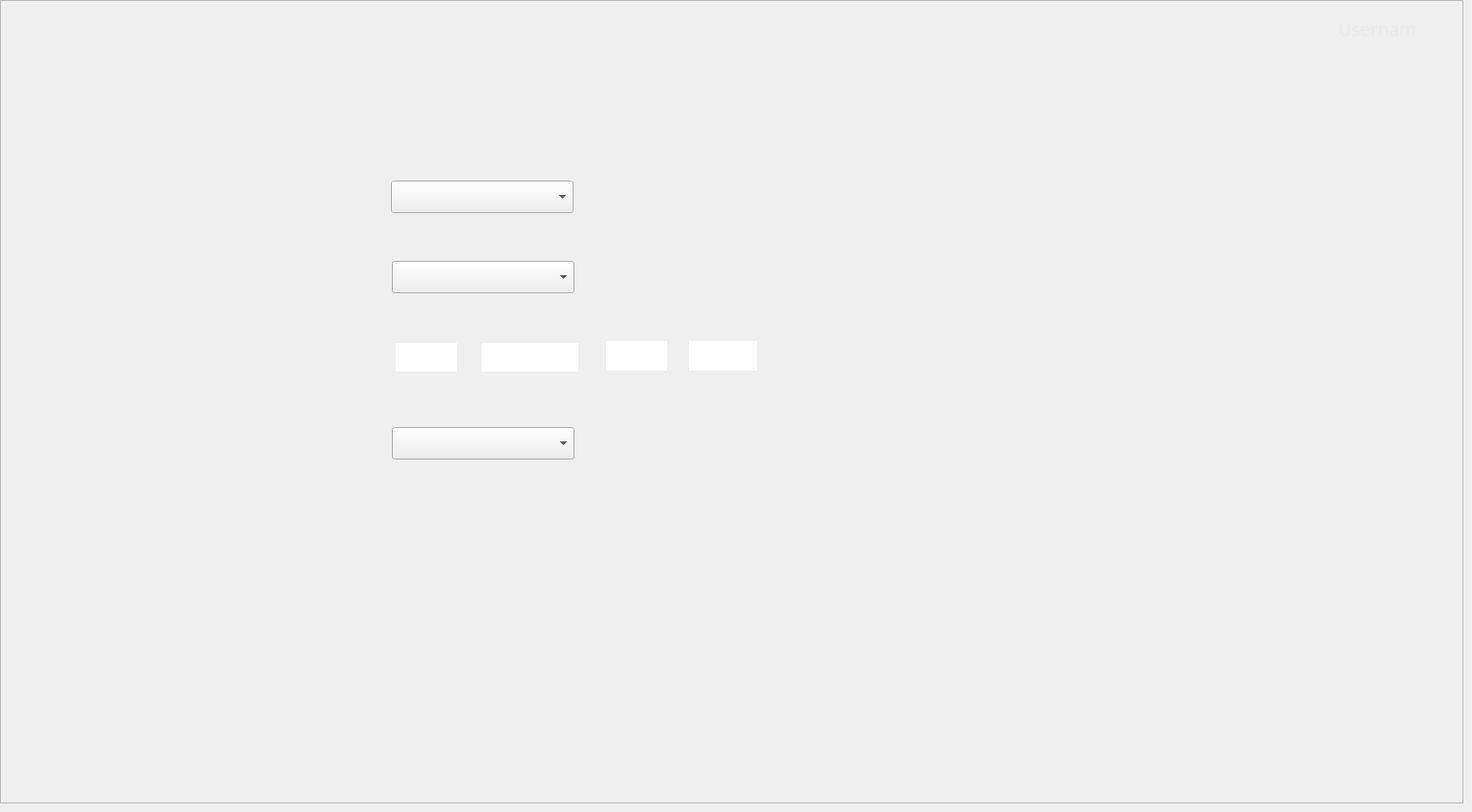
    <widget class="QWidget" name="RecordRegisterPage">
     <widget class="QFrame" name="RecordRegisterFrame">
      <property name="geometry">
       <rect>
        <x>0</x>
        <y>0</y>
        <width>1531</width>
        <height>841</height>
       </rect>
      </property>
      <property name="autoFillBackground">
       <bool>true</bool>
      </property>
      <property name="frameShape">
       <enum>QFrame::StyledPanel</enum>
      </property>
      <property name="frameShadow">
       <enum>QFrame::Raised</enum>
      </property>
      <widget class="QPushButton" name="HomeButton_BanUser_RecordRegister">
       <property name="geometry">
        <rect>
         <x>0</x>
         <y>60</y>
         <width>241</width>
         <height>51</height>
        </rect>
       </property>
       <property name="text">
        <string/>
       </property>
       <property name="flat">
        <bool>true</bool>
       </property>
      </widget>
      <widget class="QPushButton" name="DataButton_RecordRegister">
       <property name="geometry">
        <rect>
         <x>0</x>
         <y>120</y>
         <width>241</width>
         <height>51</height>
        </rect>
       </property>
       <property name="text">
        <string/>
       </property>
       <property name="flat">
        <bool>true</bool>
       </property>
      </widget>
      <widget class="QPushButton" name="UserBanButton_RecordRegister">
       <property name="geometry">
        <rect>
         <x>0</x>
         <y>170</y>
         <width>241</width>
         <height>51</height>
        </rect>
       </property>
       <property name="text">
        <string/>
       </property>
       <property name="flat">
        <bool>true</bool>
       </property>
      </widget>
      <widget class="QPushButton" name="PersonRegisterButton_RecordRegister">
       <property name="geometry">
        <rect>
         <x>0</x>
         <y>230</y>
         <width>241</width>
         <height>51</height>
        </rect>
       </property>
       <property name="text">
        <string/>
       </property>
       <property name="flat">
        <bool>true</bool>
       </property>
      </widget>
      <widget class="QPushButton" name="AuditLogButton_RecordRegister">
       <property name="geometry">
        <rect>
         <x>0</x>
         <y>280</y>
         <width>241</width>
         <height>51</height>
        </rect>
       </property>
       <property name="text">
        <string/>
       </property>
       <property name="flat">
        <bool>true</bool>
       </property>
      </widget>
      <widget class="QPushButton" name="CatalogButton_RecordRegister">
       <property name="geometry">
        <rect>
         <x>0</x>
         <y>340</y>
         <width>241</width>
         <height>51</height>
        </rect>
       </property>
       <property name="text">
        <string/>
       </property>
       <property name="flat">
        <bool>true</bool>
       </property>
      </widget>
      <widget class="QPushButton" name="RecordsButton_RecordRegister">
       <property name="geometry">
        <rect>
         <x>0</x>
         <y>400</y>
         <width>241</width>
         <height>51</height>
        </rect>
       </property>
       <property name="text">
        <string/>
       </property>
       <property name="flat">
        <bool>true</bool>
       </property>
      </widget>
      <widget class="QPushButton" name="StatisticsButton_RecordRegister">
       <property name="geometry">
        <rect>
         <x>0</x>
         <y>450</y>
         <width>241</width>
         <height>51</height>
        </rect>
       </property>
       <property name="text">
        <string/>
       </property>
       <property name="flat">
        <bool>true</bool>
       </property>
      </widget>
      <widget class="QPushButton" name="LogOutButton_RecordRegister">
       <property name="geometry">
        <rect>
         <x>0</x>
         <y>780</y>
         <width>241</width>
         <height>51</height>
        </rect>
       </property>
       <property name="text">
        <string/>
       </property>
       <property name="flat">
        <bool>true</bool>
       </property>
      </widget>
      <widget class="QLabel" name="BackgroundLabel_RecordRegister">
       <property name="geometry">
        <rect>
         <x>0</x>
         <y>0</y>
         <width>1531</width>
         <height>841</height>
        </rect>
       </property>
       <property name="text">
        <string/>
       </property>
       <property name="pixmap">
        <pixmap>../Images/Admin/Admin-RecordRegAndDisp.png</pixmap>
       </property>
       <property name="scaledContents">
        <bool>true</bool>
       </property>
      </widget>
      <widget class="QLabel" name="UsernameLabel_RecordRegister">
       <property name="geometry">
        <rect>
         <x>1400</x>
         <y>20</y>
         <width>81</width>
         <height>21</height>
        </rect>
       </property>
       <property name="font">
        <font>
         <family>Source Sans Pro</family>
         <pointsize>14</pointsize>
        </font>
       </property>
       <property name="cursor">
        <cursorShape>BlankCursor</cursorShape>
       </property>
       <property name="autoFillBackground">
        <bool>false</bool>
       </property>
       <property name="styleSheet">
        <string notr="true">color: rgb(234, 234, 234);</string>
       </property>
       <property name="text">
        <string>Username</string>
       </property>
      </widget>
      <widget class="QPushButton" name="ResolutionButton_RecordRegister">
       <property name="geometry">
        <rect>
         <x>0</x>
         <y>560</y>
         <width>241</width>
         <height>51</height>
        </rect>
       </property>
       <property name="text">
        <string/>
       </property>
       <property name="flat">
        <bool>true</bool>
       </property>
      </widget>
      <widget class="QPushButton" name="GeneralQueriesButton_RecordRegister">
       <property name="geometry">
        <rect>
         <x>0</x>
         <y>510</y>
         <width>241</width>
         <height>51</height>
        </rect>
       </property>
       <property name="text">
        <string/>
       </property>
       <property name="flat">
        <bool>true</bool>
       </property>
      </widget>
      <widget class="QLineEdit" name="YearInput_RecordRegister">
       <property name="enabled">
        <bool>true</bool>
       </property>
       <property name="geometry">
        <rect>
         <x>414</x>
         <y>359</y>
         <width>64</width>
         <height>30</height>
        </rect>
       </property>
       <property name="font">
        <font>
         <family>Source Sans Pro</family>
         <pointsize>12</pointsize>
        </font>
       </property>
       <property name="cursor">
        <cursorShape>IBeamCursor</cursorShape>
       </property>
       <property name="acceptDrops">
        <bool>true</bool>
       </property>
       <property name="autoFillBackground">
        <bool>false</bool>
       </property>
       <property name="frame">
        <bool>false</bool>
       </property>
       <property name="clearButtonEnabled">
        <bool>false</bool>
       </property>
      </widget>
      <widget class="QLineEdit" name="ConsecutiveInput_RecordRegister">
       <property name="enabled">
        <bool>true</bool>
       </property>
       <property name="geometry">
        <rect>
         <x>504</x>
         <y>359</y>
         <width>101</width>
         <height>30</height>
        </rect>
       </property>
       <property name="font">
        <font>
         <family>Source Sans Pro</family>
         <pointsize>12</pointsize>
        </font>
       </property>
       <property name="cursor">
        <cursorShape>IBeamCursor</cursorShape>
       </property>
       <property name="acceptDrops">
        <bool>true</bool>
       </property>
       <property name="autoFillBackground">
        <bool>false</bool>
       </property>
       <property name="frame">
        <bool>false</bool>
       </property>
       <property name="clearButtonEnabled">
        <bool>false</bool>
       </property>
      </widget>
      <widget class="QLineEdit" name="SubjectInput_RecordRegister">
       <property name="enabled">
        <bool>true</bool>
       </property>
       <property name="geometry">
        <rect>
         <x>721</x>
         <y>357</y>
         <width>71</width>
         <height>31</height>
        </rect>
       </property>
       <property name="font">
        <font>
         <family>Source Sans Pro</family>
         <pointsize>12</pointsize>
        </font>
       </property>
       <property name="cursor">
        <cursorShape>IBeamCursor</cursorShape>
       </property>
       <property name="acceptDrops">
        <bool>true</bool>
       </property>
       <property name="autoFillBackground">
        <bool>false</bool>
       </property>
       <property name="frame">
        <bool>false</bool>
       </property>
       <property name="clearButtonEnabled">
        <bool>false</bool>
       </property>
      </widget>
      <widget class="QLineEdit" name="OfficeInput_RecordRegister">
       <property name="enabled">
        <bool>true</bool>
       </property>
       <property name="geometry">
        <rect>
         <x>634</x>
         <y>357</y>
         <width>64</width>
         <height>31</height>
        </rect>
       </property>
       <property name="font">
        <font>
         <family>Source Sans Pro</family>
         <pointsize>12</pointsize>
        </font>
       </property>
       <property name="cursor">
        <cursorShape>IBeamCursor</cursorShape>
       </property>
       <property name="acceptDrops">
        <bool>true</bool>
       </property>
       <property name="autoFillBackground">
        <bool>false</bool>
       </property>
       <property name="frame">
        <bool>false</bool>
       </property>
       <property name="clearButtonEnabled">
        <bool>false</bool>
       </property>
      </widget>
      <widget class="QPushButton" name="ApplyButton_RecordRegister">
       <property name="geometry">
        <rect>
         <x>1293</x>
         <y>704</y>
         <width>121</width>
         <height>31</height>
        </rect>
       </property>
       <property name="text">
        <string/>
       </property>
       <property name="flat">
        <bool>true</bool>
       </property>
      </widget>
      <widget class="QPushButton" name="CancelButton_RecordRegister">
       <property name="geometry">
        <rect>
         <x>341</x>
         <y>705</y>
         <width>121</width>
         <height>31</height>
        </rect>
       </property>
       <property name="text">
        <string/>
       </property>
       <property name="flat">
        <bool>true</bool>
       </property>
      </widget>
      <widget class="QComboBox" name="PersonID_RecordRegister">
       <property name="geometry">
        <rect>
         <x>410</x>
         <y>447</y>
         <width>191</width>
         <height>34</height>
        </rect>
       </property>
       <property name="font">
        <font>
         <family>Source Sans Pro</family>
         <pointsize>12</pointsize>
        </font>
       </property>
       <property name="currentText">
        <string/>
       </property>
       <property name="frame">
        <bool>true</bool>
       </property>
      </widget>
      <widget class="QComboBox" name="OfficeChoice_RecordRegister">
       <property name="geometry">
        <rect>
         <x>410</x>
         <y>273</y>
         <width>191</width>
         <height>34</height>
        </rect>
       </property>
       <property name="font">
        <font>
         <family>Source Sans Pro</family>
         <pointsize>12</pointsize>
        </font>
       </property>
       <property name="currentText">
        <string/>
       </property>
       <property name="frame">
        <bool>true</bool>
       </property>
      </widget>
      <widget class="QComboBox" name="JudicialCircuitChoice_RecordRegister">
       <property name="geometry">
        <rect>
         <x>409</x>
         <y>189</y>
         <width>191</width>
         <height>34</height>
        </rect>
       </property>
       <property name="font">
        <font>
         <family>Source Sans Pro</family>
         <pointsize>12</pointsize>
        </font>
       </property>
       <property name="currentText">
        <string/>
       </property>
       <property name="frame">
        <bool>true</bool>
       </property>
      </widget>
      <widget class="QPushButton" name="DisplayButton_RecordRegister">
       <property name="geometry">
        <rect>
         <x>703</x>
         <y>592</y>
         <width>121</width>
         <height>31</height>
        </rect>
       </property>
       <property name="text">
        <string/>
       </property>
       <property name="flat">
        <bool>true</bool>
       </property>
      </widget>
      <widget class="QLabel" name="RecordDisplay__RecordRegister">
       <property name="geometry">
        <rect>
         <x>840</x>
         <y>160</y>
         <width>561</width>
         <height>461</height>
        </rect>
       </property>
       <property name="font">
        <font>
         <family>Source Sans Pro</family>
         <pointsize>12</pointsize>
        </font>
       </property>
       <property name="autoFillBackground">
        <bool>false</bool>
       </property>
       <property name="text">
        <string/>
       </property>
       <property name="alignment">
        <set>Qt::AlignLeading|Qt::AlignLeft|Qt::AlignTop</set>
       </property>
      </widget>
      <zorder>BackgroundLabel_RecordRegister</zorder>
      <zorder>HomeButton_BanUser_RecordRegister</zorder>
      <zorder>DataButton_RecordRegister</zorder>
      <zorder>UserBanButton_RecordRegister</zorder>
      <zorder>PersonRegisterButton_RecordRegister</zorder>
      <zorder>AuditLogButton_RecordRegister</zorder>
      <zorder>CatalogButton_RecordRegister</zorder>
      <zorder>RecordsButton_RecordRegister</zorder>
      <zorder>StatisticsButton_RecordRegister</zorder>
      <zorder>LogOutButton_RecordRegister</zorder>
      <zorder>UsernameLabel_RecordRegister</zorder>
      <zorder>ResolutionButton_RecordRegister</zorder>
      <zorder>GeneralQueriesButton_RecordRegister</zorder>
      <zorder>YearInput_RecordRegister</zorder>
      <zorder>ConsecutiveInput_RecordRegister</zorder>
      <zorder>SubjectInput_RecordRegister</zorder>
      <zorder>OfficeInput_RecordRegister</zorder>
      <zorder>ApplyButton_RecordRegister</zorder>
      <zorder>CancelButton_RecordRegister</zorder>
      <zorder>PersonID_RecordRegister</zorder>
      <zorder>OfficeChoice_RecordRegister</zorder>
      <zorder>JudicialCircuitChoice_RecordRegister</zorder>
      <zorder>DisplayButton_RecordRegister</zorder>
      <zorder>RecordDisplay__RecordRegister</zorder>
     </widget>
    </widget>
